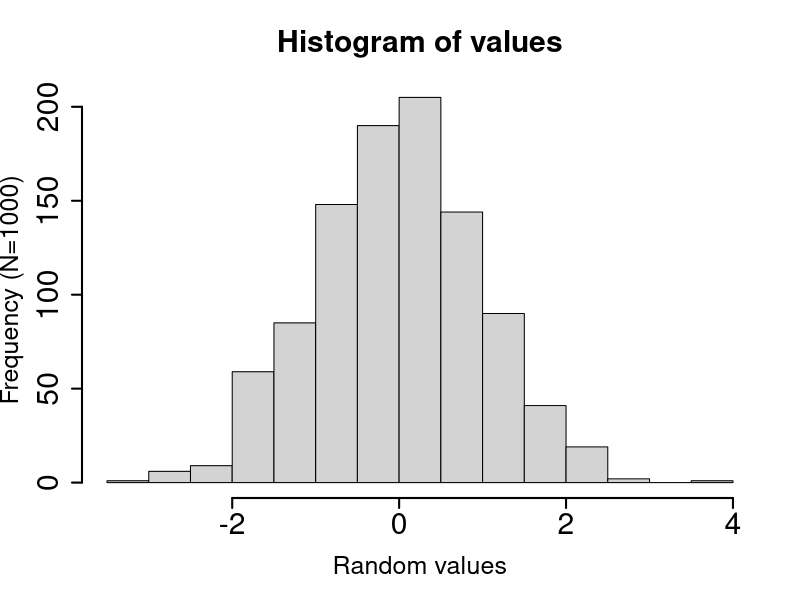
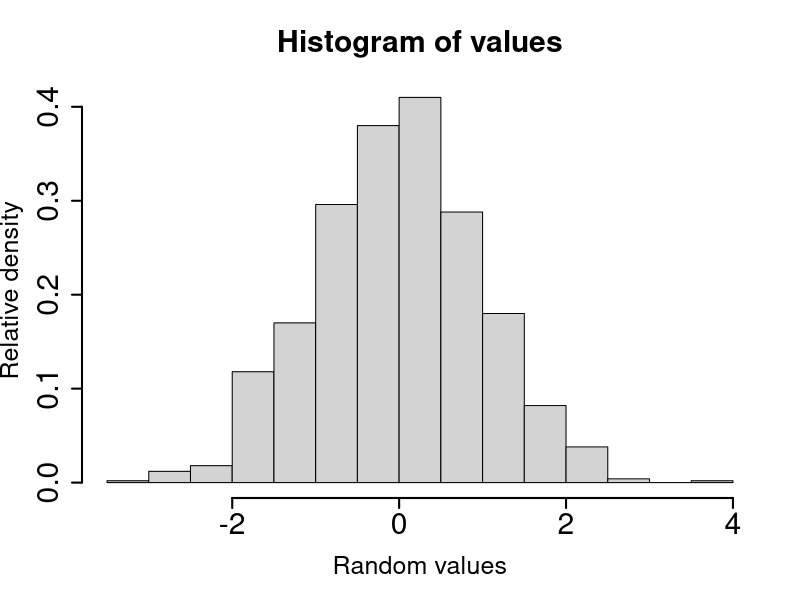

These charts were generated, in order, by the following R code:
# 1000 normally distributed values
N <- 1000
values <- rnorm(N)
hist(values, freq=TRUE,  xlab="Random values",
        cex.lab=1.5, cex.main=1.8, lwd=2,
        cex.sub=1.8, cex.axis=1.8,
        ylab=paste0("Frequency (N=",N,")"))
hist(values, freq=FALSE, xlab="Random values",
        cex.lab=1.5, cex.main=1.8, lwd=2,
        cex.sub=1.8, cex.axis=1.8,
        ylab="Relative density")

# Compare the two plots: only the y-axis
# changes but the general shape remains.